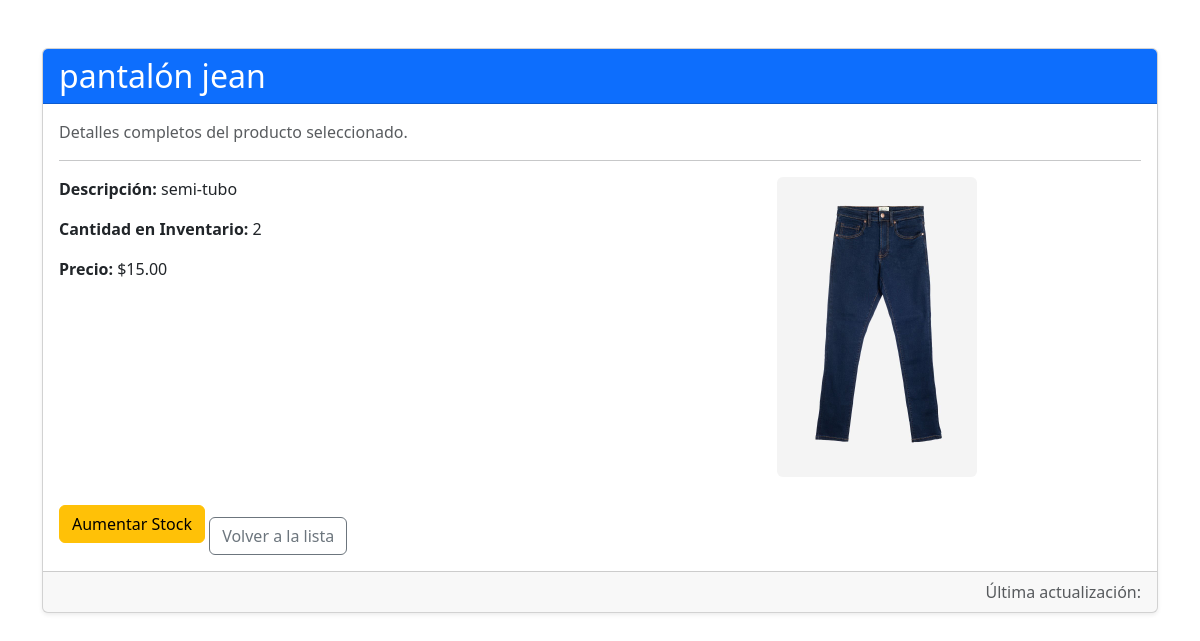
/producto/2/, run on the app's committed database.
### inventario/models.py (models this page shows, shortened)
class Producto(models.Model):
    nombre = models.CharField(max_length=100)
    descripcion = models.TextField(blank=True, null=True)
    cantidad = models.PositiveIntegerField(default=0)
    precio = models.DecimalField(max_digits=10, decimal_places=2)
    fecha_agregado = models.DateTimeField(auto_now_add=True)
    cantidad_minima = models.IntegerField(default=5)  # Cantidad mínima de inventario
    imagen = models.ImageField(upload_to='productos/', blank=True, null=True)

### inventario/views.py (the view)
# urls.py: path('producto/<int:pk>/', views.detalle_producto, name='detalle_producto'),
def detalle_producto(request, pk):
    producto = get_object_or_404(Producto, pk=pk)
    return render(request, 'inventario/detalle_producto.html', {'producto': producto})

### inventario/templates/inventario/detalle_producto.html (shortened to what this page needs)
<!DOCTYPE html>
<html lang="es">
<head>
    <link rel="stylesheet" href="https://cdn.jsdelivr.net/npm/bootstrap@5.3.0/dist/css/bootstrap.min.css">
</head>
<body>
<div class="container my-5">
    <div class="card shadow-sm">
        <div class="card-header bg-primary text-white">
            <h2 class="mb-0">{{ producto.nombre }}</h2>
        </div>
        <div class="card-body">
            <p class="text-muted">Detalles completos del producto seleccionado.</p>
            <hr>
            <div class="row mb-3">
                <div class="col-12 col-md-6">
                    <p><strong>Descripción:</strong> {{ producto.descripcion }}</p>
                    <p><strong>Cantidad en Inventario:</strong> {{ producto.cantidad }}</p>
                    <p><strong>Precio:</strong> ${{ producto.precio }}</p>
                </div>
                <div class="col-12 col-md-6 text-center">
                    {% if producto.imagen %}
                        <img src="{{ producto.imagen.url }}" alt="Imagen del producto" class="img-fluid rounded" style="max-height: 300px;">
                    {% else %}
                        <p>No hay imagen disponible para este producto.</p>
                    {% endif %}
                </div>
            </div>
            <a href="{% url 'aumentar_stock' producto.id %}" class="btn btn-warning">Aumentar Stock</a>
            <a href="{% url 'lista_productos' %}" class="btn btn-outline-secondary mt-4">
                 Volver a la lista
            </a>
        </div>
        <div class="card-footer text-muted text-end">
            Última actualización: {{ producto.fecha_actualizacion }}
        </div>
    </div>
</div>
</body>
</html>

### data on the page
Producto: nombre "pantalón jean", descripcion "semi-tubo", cantidad "2", precio "15.00", imagen (picture)
